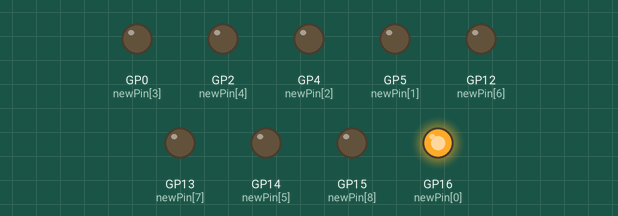
A program run on a simulated Raspberry Pi Pico running MicroPython. Parts: output pins drawn as LEDs (lit = HIGH).

Above: at 0.15 s.
At 0.75 s:
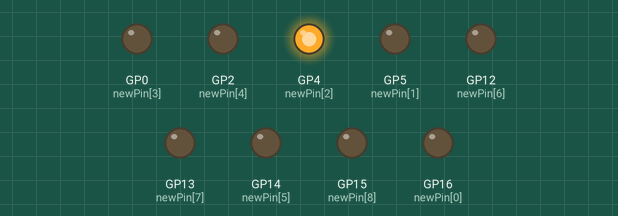
At 1.35 s:
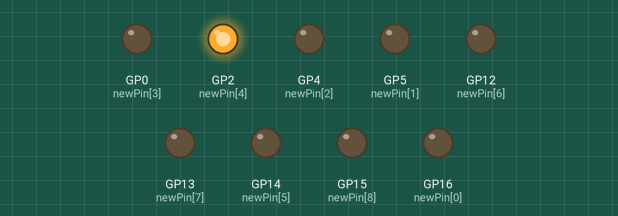
At 2.55 s:
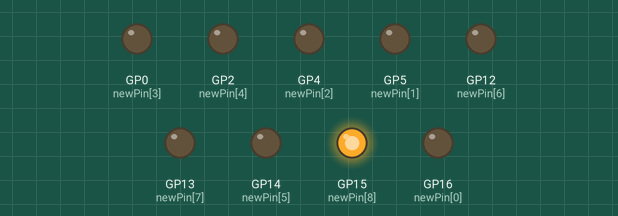
At 4.35 s:
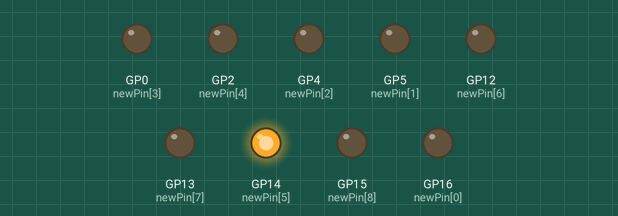
At 5.85 s:
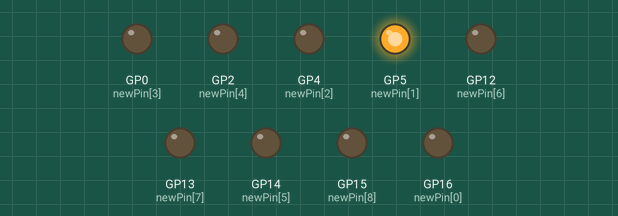
Timing chart, 0 to 6.2 s (numbered marks = the images above):
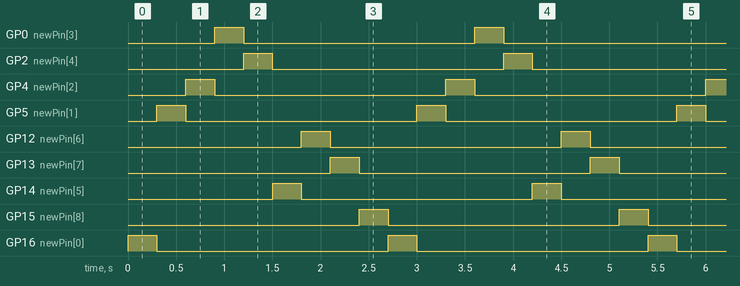

Measured:
- by itself, GP0 (newPin[3]), GP2 (newPin[4]), GP4 (newPin[2]), GP5 (newPin[1]), GP12 (newPin[6]), GP13 (newPin[7]), GP14 (newPin[5]), GP15 (newPin[8]), GP16 (newPin[0]): alternates HIGH for 0.30 s and LOW for 2.4 s
- by itself, everything shown: repeats every 2.7 s, in 9 steps

The program:

week1_05_Looplicht_02.py
```python
from machine import Pin
import time

SLEEP = 0.3
PIN_D = (16, 5, 4, 0, 2, 14, 12, 13, 15 )

leds = []
for pin in PIN_D:
    newPin = Pin( pin, Pin.OUT)
    leds.append(newPin)
    newPin.off()

while True:
    for led in leds:
        led.on()
        time.sleep(SLEEP)
        led.off()
```
